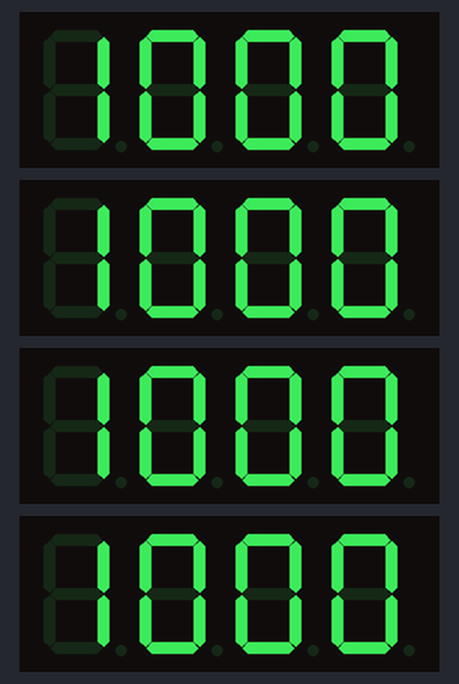
The program below on a simulated Raspberry Pi (BCM pin numbers). On the bench: 4 × 4-digit seven-segment display. Library files of the repository ran but are not shown: tm1637.py.

Above: at 0.01 s.
At 2.74 s:
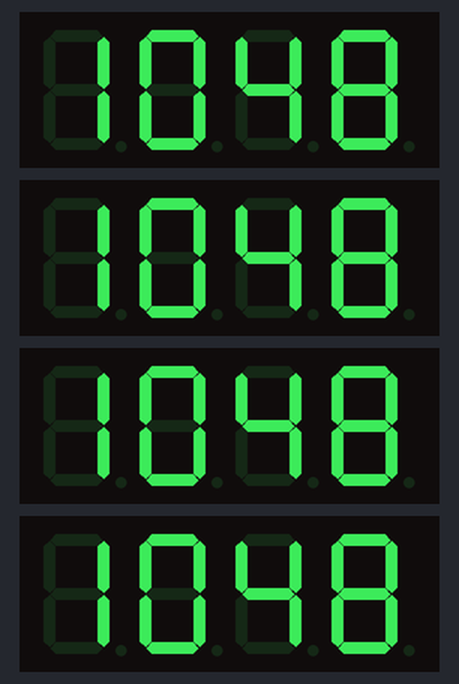
At 5.47 s:
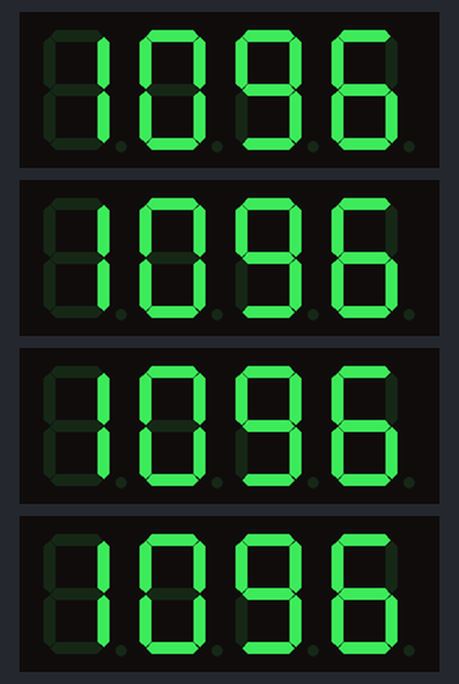
At 10.98 s:
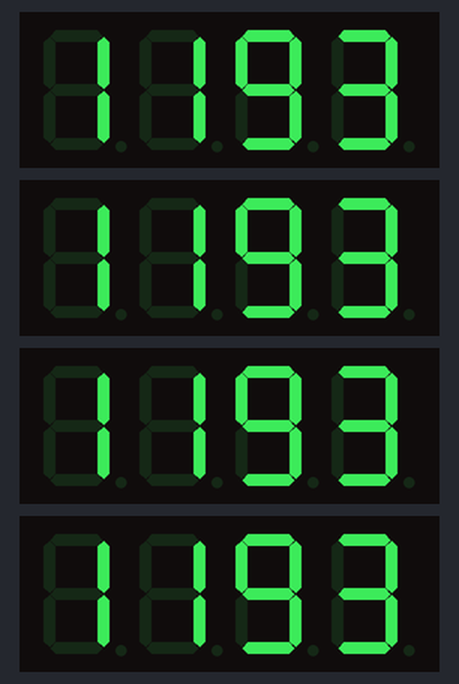
At 16.43 s:
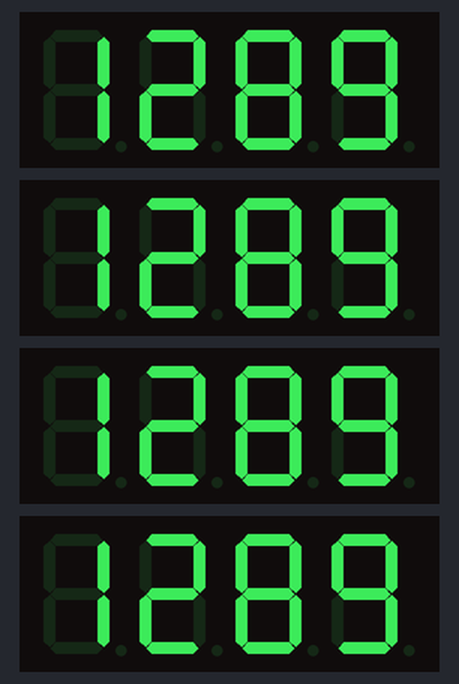
At 21.94 s:
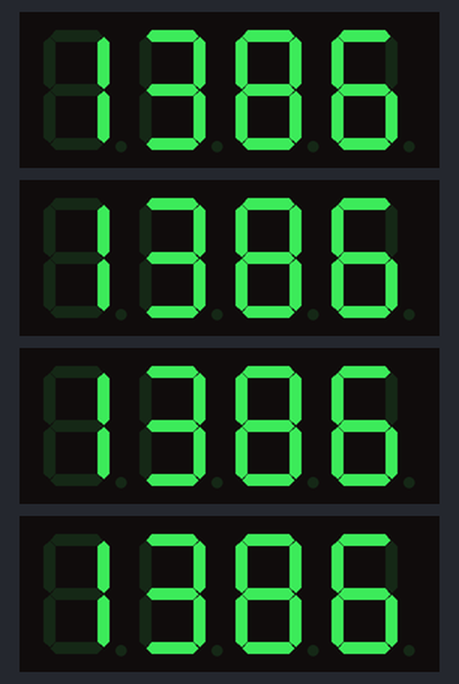

The program:

display.py
```python
#!/usr/bin/env python
# -*- coding: utf-8 -*-

from time import sleep
import tm1637

# Initialize the display (GND, VCC=3.3V, Example Pins are DIO-21 and CLK20)
# Do not use GPIO5 and GPIO6 for a display.
Display1 = tm1637.TM1637(CLK=13, DIO=12, brightness=1.0)
Display2 = tm1637.TM1637(CLK=19, DIO=16, brightness=1.0)
Display3 = tm1637.TM1637(CLK=26, DIO=20, brightness=1.0)
Display4 = tm1637.TM1637(CLK=21, DIO=22, brightness=1.0)

# Display.ShowDoublepoint(True)
Display1.SetBrightness(0.1)
Display2.SetBrightness(0.1)
Display3.SetBrightness(0.1)
Display4.SetBrightness(0.1)

itime = 1000
while (itime<10000):
  digits=[int(tmp) for tmp in str(itime)]
  Display1.Show(digits)
  Display2.Show(digits)
  Display3.Show(digits)
  Display4.Show(digits)
  sleep(.05)
  itime=itime+1

Display1.cleanup()
Display2.cleanup()
Display3.cleanup()
Display4.cleanup()
```
